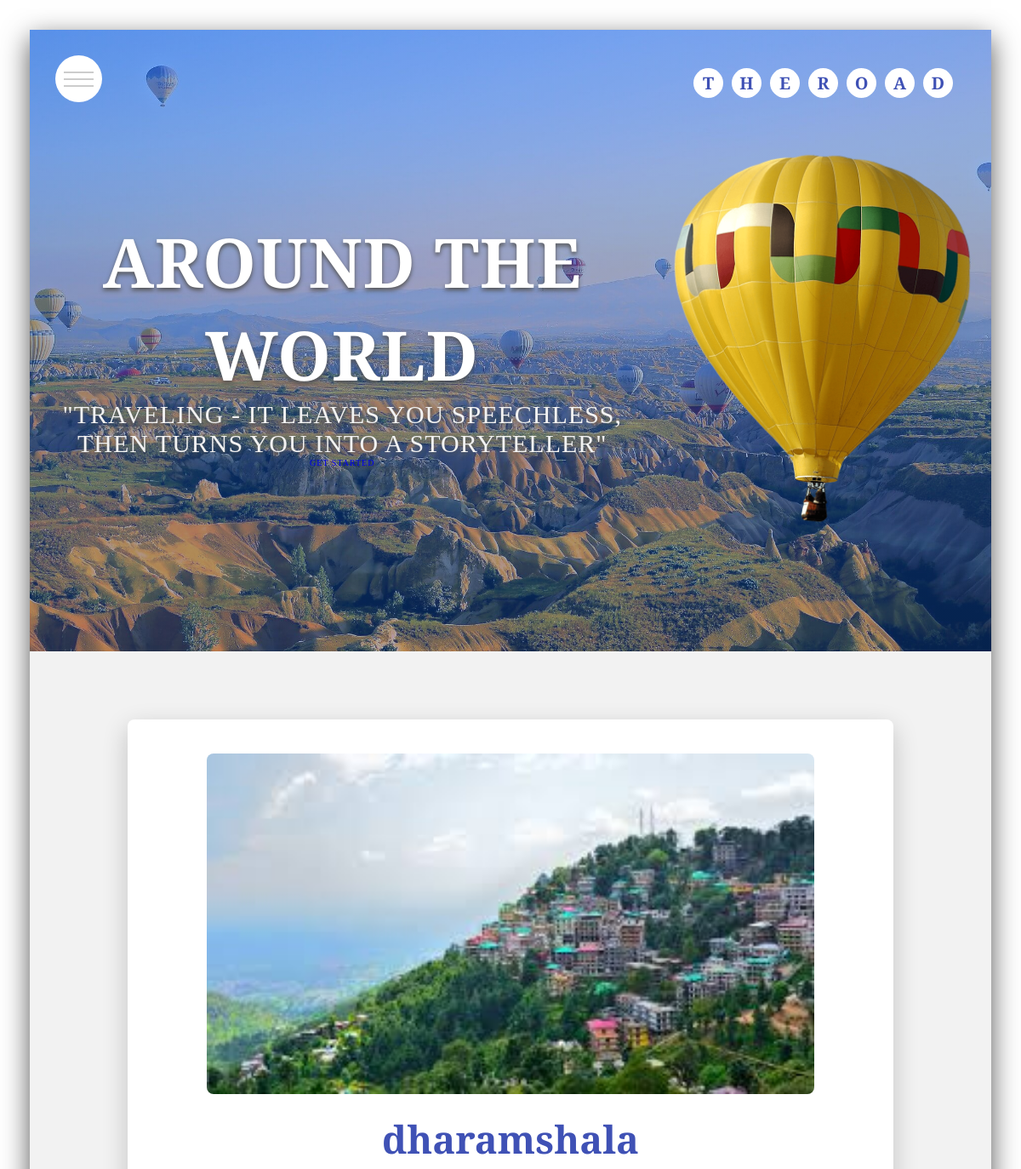
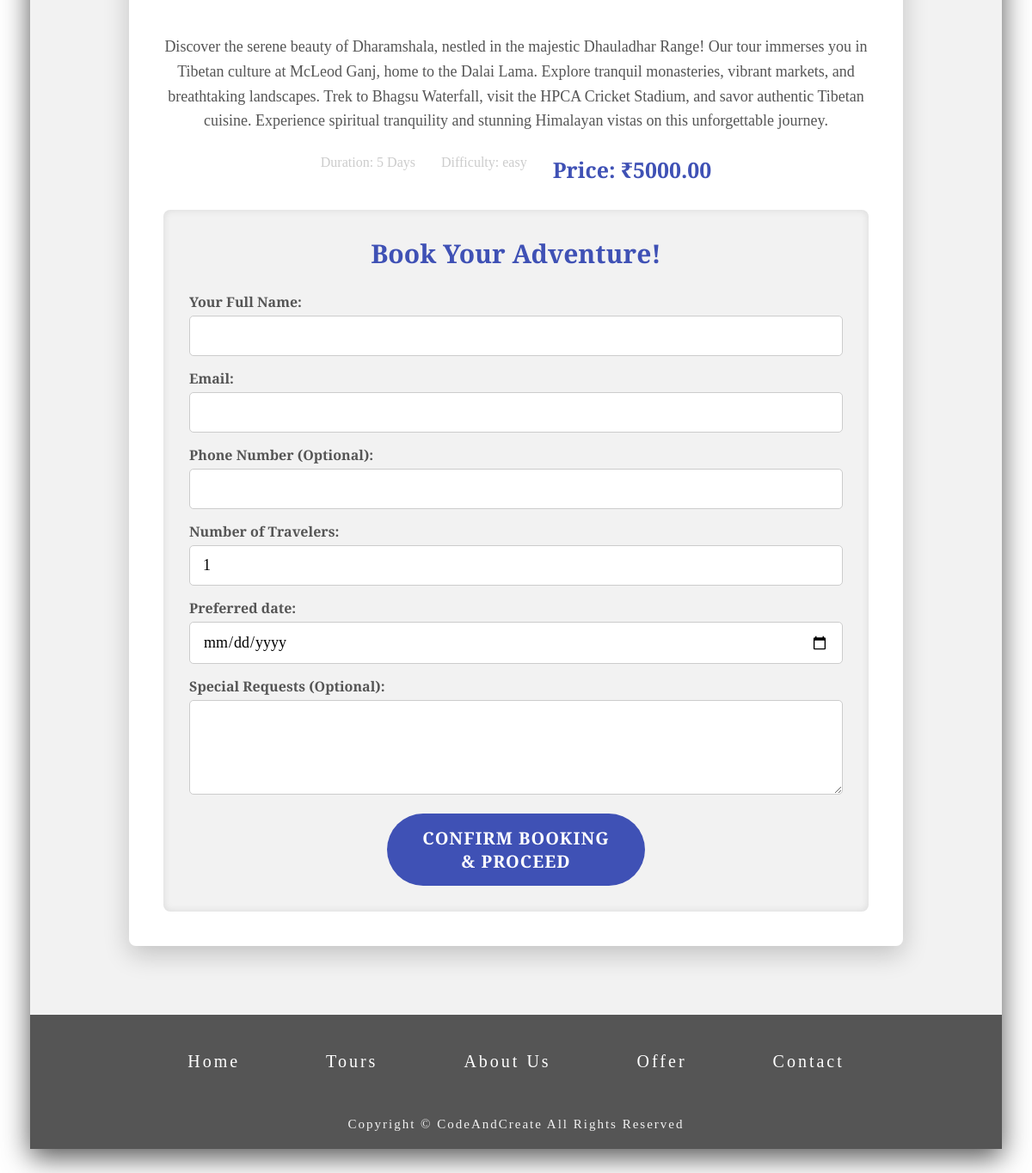
/tour/1/, run on the app's committed database (2 pictures, top to bottom).
### website/models.py (models this page shows, shortened)
class Tour(models.Model):
    title = models.CharField(max_length=100, default="Sample Tour Title")
    description = models.TextField(default="Default tour description")
    duration = models.CharField(max_length=50, default="X Days")
    difficulty = models.CharField(max_length=50, default="Easy")
    image = models.ImageField(upload_to='tours/') # Requires Pillow
    price = models.DecimalField(max_digits=8, decimal_places=2)

### website/views.py (the view)
# urls.py: path('tour/<int:tour_id>/', views.tour_detail_view, name='tour_detail'),
def tour_detail_view(request, tour_id):
    tour = get_object_or_404(Tour, pk=tour_id) # Get the Tour object or return 404
    if request.method == 'POST':
        form = BookingForm(request.POST)
        if form.is_valid():
            booking = form.save(commit=False) # Create booking object but don't save yet
            booking.tour = tour # Link the booking to the current tour
            if request.user.is_authenticated:
                booking.user = request.user # Link to logged-in user if applicable
            booking.save() # Save the booking to your Django database
            messages.success(request, "Your booking request has been received!")
            google_form_url = "https://docs.google.com/forms/d/e/1FAIpQLSfmYxiGqtjhfovkVsK3_fcDA9w0p_tadXezohqu5a-5-eBhdQ/viewform?usp=pp_url&entry.2005620554=prem&entry.1045781291=p2514958@gmail.com&entry.1166974658=9391166435&entry.839337160=2&entry.738658398=2025-07-25"
            entry_ids = {
                "full_name": "2005620554",
                "email": "1045781291",
                "phone_number": "1166974658",
                "number_of_people": "839337160",
                "preferred_date": "738658398",
                "special_requests": "663558033",
            }
            google_form_redirect_url = f"{google_form_url}?"
            google_form_redirect_url += f"entry.{entry_ids['full_name']}={form.cleaned_data['full_name']}&"
            google_form_redirect_url += f"entry.{entry_ids['email']}={form.cleaned_data['email']}&"
            google_form_redirect_url += f"entry.{entry_ids['phone_number']}={form.cleaned_data['phone_number'] or ''}&"
            google_form_redirect_url += f"entry.{entry_ids['number_of_people']}={form.cleaned_data['number_of_people']}&"
            google_form_redirect_url += f"entry.{entry_ids['preferred_date']}={form.cleaned_data['preferred_date'] or ''}&"
            google_form_redirect_url += f"entry.{entry_ids['special_requests']}={form.cleaned_data['special_requests'] or ''}"
            return redirect(google_form_redirect_url)
        else:
            messages.error(request, "Please correct the errors in the booking form.")
    else:
        initial_data = {}
        if request.user.is_authenticated:
            initial_data = {
                'full_name': request.user.get_full_name() or request.user.username,
                'email': request.user.email,
            }
        form = BookingForm(initial=initial_data)
    context = {
        'tour': tour,
        'form': form,
    }
    return render(request, 'tour_detail.html', context)

### website/forms.py
class BookingForm(forms.ModelForm):
    preferred_date = forms.DateField(
        widget=forms.DateInput(attrs={'type': 'date'}),
        required=False
    )
    class Meta:
        model = Booking
        fields = ['full_name', 'email', 'phone_number', 'number_of_people', 'preferred_date', 'special_requests']
        labels = {
            'full_name': 'Your Full Name',
            'phone_number': 'Phone Number (Optional)',
            'number_of_people': 'Number of Travelers',
            'preferred_date': 'Preferred Travel Date (Optional)',
            'special_requests': 'Special Requests (Optional)',
        }
        widgets = {
            'special_requests': forms.Textarea(attrs={'rows': 4}),
        }

### website/templates/tour_detail.html (shortened to what this page needs)
{% extends 'index.html' %}
{% load static %}
{% block content %}
<section class="tour-detail-section">
    <div class="tour-detail-container">
        <div class="tour-header">
            <img src="{{ tour.image.url }}" alt="{{ tour.title }}" class="tour-detail-image">
            <h1 class="tour-detail-title">{{ tour.title }}</h1>
        </div>
        <div class="tour-info">
            <p class="tour-detail-description">{{ tour.description }}</p>
            <div class="tour-meta">
                <span>Duration: {{ tour.duration }}</span>
                <span>Difficulty: {{ tour.difficulty }}</span>
                <span class="tour-detail-price">Price: ₹{{ tour.price }}</span>
            </div>
        </div>
        <div class="booking-form-wrapper">
            <h2>Book Your Adventure!</h2>
            <form method="post" class="booking-form">
                {{ form.as_p }}
                <button type="submit" class="booking-submit-btn">Confirm Booking & Proceed</button>
            </form>
        </div>
    </div>
</section>
{% endblock content %}

### website/static/css/style.css (style rules this page uses)
* { margin: 0; padding: 0; font-family: "Vollkorn", serif; list-style-type: none; text-decoration: none; box-sizing: border-box; outline: none; }
html { font-size: 62.5%; }
:root { --primary-color: #2b81e4; --secondary-color: #eee; --white-color: #fff; --grey-color: #555; --light-grey-color: #777; }

### website/static/css/auth.css (style rules this page uses)
:root { --primary-color: #3f51b5; --secondary-color: #f2f2f2; --white-color: #ffffff; --grey-color: #555; --light-grey-color: #ccc; }

### website/templates/index.html (style rules this page uses)
html { scroll-behavior: smooth; }

### website/templates/tour_detail.html (style rules this page uses)
.tour-detail-section { padding: 8rem 2rem; background-color: var(--secondary-color); min-height: calc(100vh - 7rem); display: flex; justify-content: center; align-items: flex-start; }
.tour-detail-container { background-color: var(--white-color); border-radius: 0.8rem; box-shadow: 0 1rem 3rem rgba(0, 0, 0, 0.2); width: 100%; max-width: 90rem; padding: 4rem; display: flex; flex-direction: column; gap: 3rem; }
.tour-header { text-align: center; }
.tour-detail-image { max-width: 100%; height: 40rem; object-fit: cover; border-radius: 0.8rem; margin-bottom: 2rem; }
.tour-detail-title { font-size: 4.5rem; color: var(--primary-color); margin-bottom: 1.5rem; }
.tour-info { text-align: center; }
.tour-detail-description { font-size: 1.8rem; color: var(--grey-color); line-height: 1.6; margin-bottom: 2.5rem; }
.tour-meta { display: flex; justify-content: center; gap: 3rem; font-size: 1.6rem; color: var(--light-grey-color); font-weight: 500; }
.tour-detail-price { font-size: 2.5rem; font-weight: 700; color: var(--primary-color); }
.booking-form-wrapper { background-color: var(--secondary-color); padding: 3rem; border-radius: 0.8rem; box-shadow: inset 0 0 1rem rgba(0,0,0,0.1); }
.booking-form-wrapper h2 { font-size: 3rem; color: var(--primary-color); text-align: center; margin-bottom: 2.5rem; }
.booking-form p { margin-bottom: 1.5rem; text-align: left; }
.booking-form label { display: block; font-size: 1.6rem; color: var(--grey-color); margin-bottom: 0.5rem; font-weight: 600; }
.booking-form input[type="text"], .booking-form input[type="email"], .booking-form input[type="tel"], .booking-form input[type="number"], .booking-form input[type="date"], .booking-form textarea { width: 100%; padding: 1.2rem 1.5rem; font-size: 1.8rem; border: 0.1rem solid var(--light-grey-color); border-radius: 0.5rem; transition: border-color 0.3s ease; box-sizing: border-box; }
.booking-submit-btn { background-color: var(--primary-color); color: var(--white-color); border: none; padding: 1.5rem 3rem; font-size: 2rem; border-radius: 5rem; cursor: pointer; transition: background-color 0.3s ease; margin-top: 2rem; width: 100%; max-width: 30rem; display: block; margin-left: auto; margin-right: auto; text-transform: uppercase; letter-spacing: 0.1rem; font-weight: 600; }

### data on the page
Tour: image (picture), title "dharamshala", description "Discover the serene beauty of Dharamshala, nestled in the majestic Dhauladhar Range! Our tour immerses you in Tibetan culture at McLeod Ganj, home to the Dalai Lama. Explore tranquil monasteries, vibrant markets, and breathtaking landscapes. Trek to Bhagsu Waterfall, visit the HPCA Cricket Stadium, and savor authentic Tibetan cuisine. Experience spiritual tranquility and stunning Himalayan vistas on this unforgettable journey.", duration "5 Days", difficulty "easy", price "5000.00"
